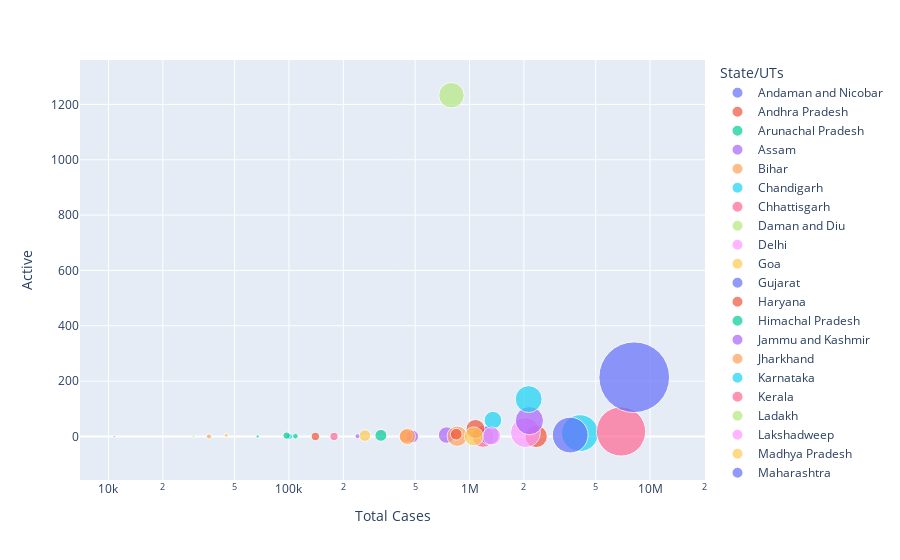

Notebook code cell kept with this figure:
### Markdown cell above
## Visualization No.8
**scatter plot of 'Total Cases' vs 'Active' cases, with bubble size representing 'Deaths'**

### Code cell
# Creates a scatter plot 
fig = px.scatter(df, x="Total Cases", y="Active", size="Deaths", color=df['State/UTs'], log_x=True, size_max=50)
fig.show()   # Displays the interactive scatter plot

### Figure 1 — Plotly figure (JSON) as saved in the notebook; plotly's stock layout.template omitted (floating-point values rounded to 4 significant figures)
{"data": [{"hovertemplate": "State/UTs=Andaman and Nicobar<br>Total Cases=%{x}<br>Active=%{y}<br>Deaths=%{marker.size}<extra></extra>", "legendgroup": "Andaman and Nicobar", "marker": {"color": "#636efa", "size": [129], "sizemode": "area", "sizeref": 59.42, "symbol": "circle"}, "mode": "markers", "name": "Andaman and Nicobar", "orientation": "v", "showlegend": true, "type": "scatter", "x": [10766], "xaxis": "x", "y": [0], "yaxis": "y"}, {"hovertemplate": "State/UTs=Andhra Pradesh<br>Total Cases=%{x}<br>Active=%{y}<br>Deaths=%{marker.size}<extra></extra>", "legendgroup": "Andhra Pradesh", "marker": {"color": "#EF553B", "size": [14733], "sizemode": "area", "sizeref": 59.42, "symbol": "circle"}, "mode": "markers", "name": "Andhra Pradesh", "orientation": "v", "showlegend": true, "type": "scatter", "x": [2340676], "xaxis": "x", "y": [0], "yaxis": "y"}, {"hovertemplate": "State/UTs=Arunachal Pradesh<br>Total Cases=%{x}<br>Active=%{y}<br>Deaths=%{marker.size}<extra></extra>", "legendgroup": "Arunachal Pradesh", "marker": {"color": "#00cc96", "size": [296], "sizemode": "area", "sizeref": 59.42, "symbol": "circle"}, "mode": "markers", "name": "Arunachal Pradesh", "orientation": "v", "showlegend": true, "type": "scatter", "x": [67049], "xaxis": "x", "y": [0], "yaxis": "y"}, {"hovertemplate": "State/UTs=Assam<br>Total Cases=%{x}<br>Active=%{y}<br>Deaths=%{marker.size}<extra></extra>", "legendgroup": "Assam", "marker": {"color": "#ab63fa", "size": [8035], "sizemode": "area", "sizeref": 59.42, "symbol": "circle"}, "mode": "markers", "name": "Assam", "orientation": "v", "showlegend": true, "type": "scatter", "x": [746159], "xaxis": "x", "y": [5], "yaxis": "y"}, {"hovertemplate": "State/UTs=Bihar<br>Total Cases=%{x}<br>Active=%{y}<br>Deaths=%{marker.size}<extra></extra>", "legendgroup": "Bihar", "marker": {"color": "#FFA15A", "size": [12314], "sizemode": "area", "sizeref": 59.42, "symbol": "circle"}, "mode": "markers", "name": "Bihar", "orientation": "v", "showlegend": true, "type": "scatter", "x": [855267], "xaxis": "x", "y": [1], "yaxis": "y"}, {"hovertemplate": "State/UTs=Chandigarh<br>Total Cases=%{x}<br>Active=%{y}<br>Deaths=%{marker.size}<extra></extra>", "legendgroup": "Chandigarh", "marker": {"color": "#19d3f3", "size": [1185], "sizemode": "area", "sizeref": 59.42, "symbol": "circle"}, "mode": "markers", "name": "Chandigarh", "orientation": "v", "showlegend": true, "type": "scatter", "x": [100693], "xaxis": "x", "y": [0], "yaxis": "y"}, {"hovertemplate": "State/UTs=Chhattisgarh<br>Total Cases=%{x}<br>Active=%{y}<br>Deaths=%{marker.size}<extra></extra>", "legendgroup": "Chhattisgarh", "marker": {"color": "#FF6692", "size": [14190], "sizemode": "area", "sizeref": 59.42, "symbol": "circle"}, "mode": "markers", "name": "Chhattisgarh", "orientation": "v", "showlegend": true, "type": "scatter", "x": [1187695], "xaxis": "x", "y": [0], "yaxis": "y"}, {"hovertemplate": "State/UTs=Daman and Diu<br>Total Cases=%{x}<br>Active=%{y}<br>Deaths=%{marker.size}<extra></extra>", "legendgroup": "Daman and Diu", "marker": {"color": "#B6E880", "size": [4], "sizemode": "area", "sizeref": 59.42, "symbol": "circle"}, "mode": "markers", "name": "Daman and Diu", "orientation": "v", "showlegend": true, "type": "scatter", "x": [11592], "xaxis": "x", "y": [0], "yaxis": "y"}, {"hovertemplate": "State/UTs=Delhi<br>Total Cases=%{x}<br>Active=%{y}<br>Deaths=%{marker.size}<extra></extra>", "legendgroup": "Delhi", "marker": {"color": "#FF97FF", "size": [26666], "sizemode": "area", "sizeref": 59.42, "symbol": "circle"}, "mode": "markers", "name": "Delhi", "orientation": "v", "showlegend": true, "type": "scatter", "x": [2040910], "xaxis": "x", "y": [14], "yaxis": "y"}, {"hovertemplate": "State/UTs=Goa<br>Total Cases=%{x}<br>Active=%{y}<br>Deaths=%{marker.size}<extra></extra>", "legendgroup": "Goa", "marker": {"color": "#FECB52", "size": [4014], "sizemode": "area", "sizeref": 59.42, "symbol": "circle"}, "mode": "markers", "name": "Goa", "orientation": "v", "showlegend": true, "type": "scatter", "x": [263346], "xaxis": "x", "y": [3], "yaxis": "y"}, {"hovertemplate": "State/UTs=Gujarat<br>Total Cases=%{x}<br>Active=%{y}<br>Deaths=%{marker.size}<extra></extra>", "legendgroup": "Gujarat", "marker": {"color": "#636efa", "size": [11079], "sizemode": "area", "sizeref": 59.42, "symbol": "circle"}, "mode": "markers", "name": "Gujarat", "orientation": "v", "showlegend": true, "type": "scatter", "x": [1291383], "xaxis": "x", "y": [5], "yaxis": "y"}, {"hovertemplate": "State/UTs=Haryana<br>Total Cases=%{x}<br>Active=%{y}<br>Deaths=%{marker.size}<extra></extra>", "legendgroup": "Haryana", "marker": {"color": "#EF553B", "size": [10755], "sizemode": "area", "sizeref": 59.42, "symbol": "circle"}, "mode": "markers", "name": "Haryana", "orientation": "v", "showlegend": true, "type": "scatter", "x": [1078903], "xaxis": "x", "y": [27], "yaxis": "y"}, {"hovertemplate": "State/UTs=Himachal Pradesh<br>Total Cases=%{x}<br>Active=%{y}<br>Deaths=%{marker.size}<extra></extra>", "legendgroup": "Himachal Pradesh", "marker": {"color": "#00cc96", "size": [4241], "sizemode": "area", "sizeref": 59.42, "symbol": "circle"}, "mode": "markers", "name": "Himachal Pradesh", "orientation": "v", "showlegend": true, "type": "scatter", "x": [322905], "xaxis": "x", "y": [4], "yaxis": "y"}, {"hovertemplate": "State/UTs=Jammu and Kashmir<br>Total Cases=%{x}<br>Active=%{y}<br>Deaths=%{marker.size}<extra></extra>", "legendgroup": "Jammu and Kashmir", "marker": {"color": "#ab63fa", "size": [4792], "sizemode": "area", "sizeref": 59.42, "symbol": "circle"}, "mode": "markers", "name": "Jammu and Kashmir", "orientation": "v", "showlegend": true, "type": "scatter", "x": [482023], "xaxis": "x", "y": [0], "yaxis": "y"}, {"hovertemplate": "State/UTs=Jharkhand<br>Total Cases=%{x}<br>Active=%{y}<br>Deaths=%{marker.size}<extra></extra>", "legendgroup": "Jharkhand", "marker": {"color": "#FFA15A", "size": [5334], "sizemode": "area", "sizeref": 59.42, "symbol": "circle"}, "mode": "markers", "name": "Jharkhand", "orientation": "v", "showlegend": true, "type": "scatter", "x": [443826], "xaxis": "x", "y": [1], "yaxis": "y"}, {"hovertemplate": "State/UTs=Karnataka<br>Total Cases=%{x}<br>Active=%{y}<br>Deaths=%{marker.size}<extra></extra>", "legendgroup": "Karnataka", "marker": {"color": "#19d3f3", "size": [40358], "sizemode": "area", "sizeref": 59.42, "symbol": "circle"}, "mode": "markers", "name": "Karnataka", "orientation": "v", "showlegend": true, "type": "scatter", "x": [4088769], "xaxis": "x", "y": [12], "yaxis": "y"}, {"hovertemplate": "State/UTs=Kerala<br>Total Cases=%{x}<br>Active=%{y}<br>Deaths=%{marker.size}<extra></extra>", "legendgroup": "Kerala", "marker": {"color": "#FF6692", "size": [72042], "sizemode": "area", "sizeref": 59.42, "symbol": "circle"}, "mode": "markers", "name": "Kerala", "orientation": "v", "showlegend": true, "type": "scatter", "x": [6907241], "xaxis": "x", "y": [18], "yaxis": "y"}, {"hovertemplate": "State/UTs=Ladakh<br>Total Cases=%{x}<br>Active=%{y}<br>Deaths=%{marker.size}<extra></extra>", "legendgroup": "Ladakh", "marker": {"color": "#B6E880", "size": [231], "sizemode": "area", "sizeref": 59.42, "symbol": "circle"}, "mode": "markers", "name": "Ladakh", "orientation": "v", "showlegend": true, "type": "scatter", "x": [29602], "xaxis": "x", "y": [0], "yaxis": "y"}, {"hovertemplate": "State/UTs=Lakshadweep<br>Total Cases=%{x}<br>Active=%{y}<br>Deaths=%{marker.size}<extra></extra>", "legendgroup": "Lakshadweep", "marker": {"color": "#FF97FF", "size": [52], "sizemode": "area", "sizeref": 59.42, "symbol": "circle"}, "mode": "markers", "name": "Lakshadweep", "orientation": "v", "showlegend": true, "type": "scatter", "x": [11415], "xaxis": "x", "y": [0], "yaxis": "y"}, {"hovertemplate": "State/UTs=Madhya Pradesh<br>Total Cases=%{x}<br>Active=%{y}<br>Deaths=%{marker.size}<extra></extra>", "legendgroup": "Madhya Pradesh", "marker": {"color": "#FECB52", "size": [10786], "sizemode": "area", "sizeref": 59.42, "symbol": "circle"}, "mode": "markers", "name": "Madhya Pradesh", "orientation": "v", "showlegend": true, "type": "scatter", "x": [1056351], "xaxis": "x", "y": [0], "yaxis": "y"}, {"hovertemplate": "State/UTs=Maharashtra<br>Total Cases=%{x}<br>Active=%{y}<br>Deaths=%{marker.size}<extra></extra>", "legendgroup": "Maharashtra", "marker": {"color": "#636efa", "size": [148558], "sizemode": "area", "sizeref": 59.42, "symbol": "circle"}, "mode": "markers", "name": "Maharashtra", "orientation": "v", "showlegend": true, "type": "scatter", "x": [8171048], "xaxis": "x", "y": [214], "yaxis": "y"}, {"hovertemplate": "State/UTs=Manipur<br>Total Cases=%{x}<br>Active=%{y}<br>Deaths=%{marker.size}<extra></extra>", "legendgroup": "Manipur", "marker": {"color": "#EF553B", "size": [2149], "sizemode": "area", "sizeref": 59.42, "symbol": "circle"}, "mode": "markers", "name": "Manipur", "orientation": "v", "showlegend": true, "type": "scatter", "x": [140034], "xaxis": "x", "y": [0], "yaxis": "y"}, {"hovertemplate": "State/UTs=Meghalaya<br>Total Cases=%{x}<br>Active=%{y}<br>Deaths=%{marker.size}<extra></extra>", "legendgroup": "Meghalaya", "marker": {"color": "#00cc96", "size": [1628], "sizemode": "area", "sizeref": 59.42, "symbol": "circle"}, "mode": "markers", "name": "Meghalaya", "orientation": "v", "showlegend": true, "type": "scatter", "x": [96983], "xaxis": "x", "y": [3], "yaxis": "y"}, {"hovertemplate": "State/UTs=Mizoram<br>Total Cases=%{x}<br>Active=%{y}<br>Deaths=%{marker.size}<extra></extra>", "legendgroup": "Mizoram", "marker": {"color": "#ab63fa", "size": [734], "sizemode": "area", "sizeref": 59.42, "symbol": "circle"}, "mode": "markers", "name": "Mizoram", "orientation": "v", "showlegend": true, "type": "scatter", "x": [239560], "xaxis": "x", "y": [1], "yaxis": "y"}, {"hovertemplate": "State/UTs=Nagaland<br>Total Cases=%{x}<br>Active=%{y}<br>Deaths=%{marker.size}<extra></extra>", "legendgroup": "Nagaland", "marker": {"color": "#FFA15A", "size": [782], "sizemode": "area", "sizeref": 59.42, "symbol": "circle"}, "mode": "markers", "name": "Nagaland", "orientation": "v", "showlegend": true, "type": "scatter", "x": [36033], "xaxis": "x", "y": [0], "yaxis": "y"}, {"hovertemplate": "State/UTs=Odisha<br>Total Cases=%{x}<br>Active=%{y}<br>Deaths=%{marker.size}<extra></extra>", "legendgroup": "Odisha", "marker": {"color": "#19d3f3", "size": [9215], "sizemode": "area", "sizeref": 59.42, "symbol": "circle"}, "mode": "markers", "name": "Odisha", "orientation": "v", "showlegend": true, "type": "scatter", "x": [1348409], "xaxis": "x", "y": [59], "yaxis": "y"}, {"hovertemplate": "State/UTs=Puducherry<br>Total Cases=%{x}<br>Active=%{y}<br>Deaths=%{marker.size}<extra></extra>", "legendgroup": "Puducherry", "marker": {"color": "#FF6692", "size": [1981], "sizemode": "area", "sizeref": 59.42, "symbol": "circle"}, "mode": "markers", "name": "Puducherry", "orientation": "v", "showlegend": true, "type": "scatter", "x": [177547], "xaxis": "x", "y": [0], "yaxis": "y"}, {"hovertemplate": "State/UTs=Punjab<br>Total Cases=%{x}<br>Active=%{y}<br>Deaths=%{marker.size}<extra></extra>", "legendgroup": "Punjab", "marker": {"color": "#B6E880", "size": [19338], "sizemode": "area", "sizeref": 59.42, "symbol": "circle"}, "mode": "markers", "name": "Punjab", "orientation": "v", "showlegend": true, "type": "scatter", "x": [793644], "xaxis": "x", "y": [1233], "yaxis": "y"}, {"hovertemplate": "State/UTs=Rajasthan<br>Total Cases=%{x}<br>Active=%{y}<br>Deaths=%{marker.size}<extra></extra>", "legendgroup": "Rajasthan", "marker": {"color": "#FF97FF", "size": [9736], "sizemode": "area", "sizeref": 59.42, "symbol": "circle"}, "mode": "markers", "name": "Rajasthan", "orientation": "v", "showlegend": true, "type": "scatter", "x": [1326465], "xaxis": "x", "y": [2], "yaxis": "y"}, {"hovertemplate": "State/UTs=Sikkim<br>Total Cases=%{x}<br>Active=%{y}<br>Deaths=%{marker.size}<extra></extra>", "legendgroup": "Sikkim", "marker": {"color": "#FECB52", "size": [501], "sizemode": "area", "sizeref": 59.42, "symbol": "circle"}, "mode": "markers", "name": "Sikkim", "orientation": "v", "showlegend": true, "type": "scatter", "x": [44927], "xaxis": "x", "y": [4], "yaxis": "y"}, {"hovertemplate": "State/UTs=Tamil Nadu<br>Total Cases=%{x}<br>Active=%{y}<br>Deaths=%{marker.size}<extra></extra>", "legendgroup": "Tamil Nadu", "marker": {"color": "#636efa", "size": [38081], "sizemode": "area", "sizeref": 59.42, "symbol": "circle"}, "mode": "markers", "name": "Tamil Nadu", "orientation": "v", "showlegend": true, "type": "scatter", "x": [3610655], "xaxis": "x", "y": [5], "yaxis": "y"}, {"hovertemplate": "State/UTs=Telengana<br>Total Cases=%{x}<br>Active=%{y}<br>Deaths=%{marker.size}<extra></extra>", "legendgroup": "Telengana", "marker": {"color": "#EF553B", "size": [4111], "sizemode": "area", "sizeref": 59.42, "symbol": "circle"}, "mode": "markers", "name": "Telengana", "orientation": "v", "showlegend": true, "type": "scatter", "x": [844432], "xaxis": "x", "y": [8], "yaxis": "y"}, {"hovertemplate": "State/UTs=Tripura<br>Total Cases=%{x}<br>Active=%{y}<br>Deaths=%{marker.size}<extra></extra>", "legendgroup": "Tripura", "marker": {"color": "#00cc96", "size": [942], "sizemode": "area", "sizeref": 59.42, "symbol": "circle"}, "mode": "markers", "name": "Tripura", "orientation": "v", "showlegend": true, "type": "scatter", "x": [108493], "xaxis": "x", "y": [1], "yaxis": "y"}, {"hovertemplate": "State/UTs=Uttar Pradesh<br>Total Cases=%{x}<br>Active=%{y}<br>Deaths=%{marker.size}<extra></extra>", "legendgroup": "Uttar Pradesh", "marker": {"color": "#ab63fa", "size": [23712], "sizemode": "area", "sizeref": 59.42, "symbol": "circle"}, "mode": "markers", "name": "Uttar Pradesh", "orientation": "v", "showlegend": true, "type": "scatter", "x": [2145431], "xaxis": "x", "y": [57], "yaxis": "y"}, {"hovertemplate": "State/UTs=Uttarakhand<br>Total Cases=%{x}<br>Active=%{y}<br>Deaths=%{marker.size}<extra></extra>", "legendgroup": "Uttarakhand", "marker": {"color": "#FFA15A", "size": [7768], "sizemode": "area", "sizeref": 59.42, "symbol": "circle"}, "mode": "markers", "name": "Uttarakhand", "orientation": "v", "showlegend": true, "type": "scatter", "x": [452571], "xaxis": "x", "y": [0], "yaxis": "y"}, {"hovertemplate": "State/UTs=West Bengal<br>Total Cases=%{x}<br>Active=%{y}<br>Deaths=%{marker.size}<extra></extra>", "legendgroup": "West Bengal", "marker": {"color": "#19d3f3", "size": [21555], "sizemode": "area", "sizeref": 59.42, "symbol": "circle"}, "mode": "markers", "name": "West Bengal", "orientation": "v", "showlegend": true, "type": "scatter", "x": [2126282], "xaxis": "x", "y": [135], "yaxis": "y"}], "layout": {"autosize": true, "legend": {"itemsizing": "constant", "title": {"text": "State/UTs"}, "tracegroupgap": 0}, "margin": {"t": 60}, "xaxis": {"anchor": "y", "autorange": true, "domain": [0, 1], "range": [3.849, 7.252], "title": {"text": "Total Cases"}, "type": "log"}, "yaxis": {"anchor": "x", "autorange": true, "domain": [0, 1], "range": [-281.7, 1429.0], "title": {"text": "Active"}, "type": "linear"}}}
